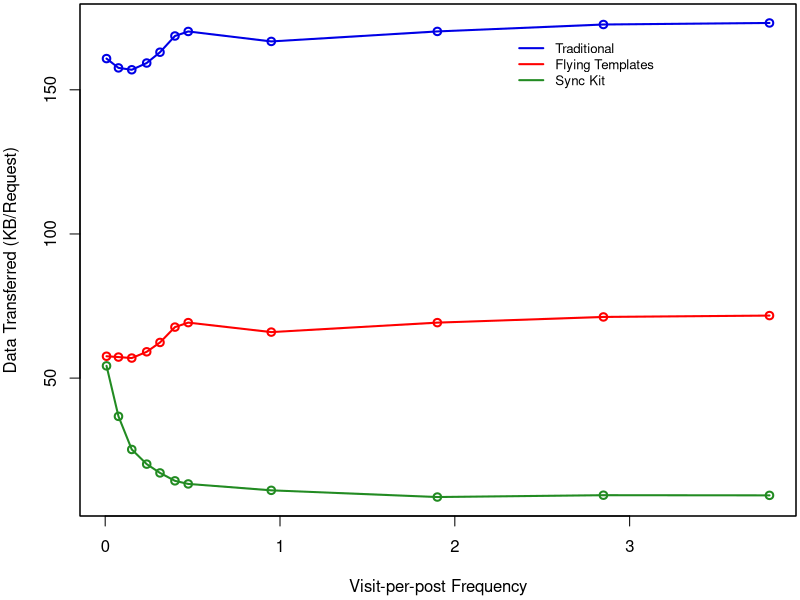

The R script that drew this image:

# ============================================================================
# PLOT 3
# Create a line graph of measured data transfer in bytes
# ----------------------------------------------------------------------------
# Parameters
#
# file,highest_rate,attempted_rate,avg_data
# test_freq_12_per_day_traditional.txt,133.600000,135,159456.000000
# test_freq_2_per_day_tokyo.txt,226.200000,193,61086.000000
# test_freq_24_per_day_synckit.txt,580.500000,503,13365.000000
#
# ============================================================================

tp <- read.csv("apache.csv",
    header=T,
    dec='.',
    na.strings=c('XXXXXXX')
)

# Aggregate across all the merged CSV file (this file should contain all 3)

# Average the data across each strategy
tpAgg <- aggregate(tp, 
                   by=list(tp$file, tp$strategy, tp$frequency), 
                   FUN=mean, 
                   na.rm=TRUE)

plot_colors <- c(rgb(r=0.0,g=0.0,b=0.9), "red", "forestgreen")

# Start PDF device driver to save output to figure.pdf
pdf(file="Figure_6_kb_transfered.pdf", height=3.5, width=5)

# Trim off excess margin space (bottom, left, top, right)par(mar=c(4.2, 3.8, 0.2, 0.2))
par(mar=c(4.2, 4, 0.2, 0.2))


# Graph autos using a y axis that uses the full range of value
# in autos_data. Label axes with smaller font and use larger 
# line widths.
plot(
    x=tpAgg[tpAgg$Group.2 == "Traditional",]$frequency*12/12.631578947,
    y=tpAgg[tpAgg$Group.2 == "Traditional",]$avg_data/1024, 
    type="o", 
       col=plot_colors[1], 
       ylim=range(tpAgg$avg_data/1024), 
       ann=T, 
       xlab="Visit-per-post Frequency",
       ylab="Data Transferred (KB/Request)", 
       cex.lab=1, 
       lwd=2
)

# # Make x axis tick marks without labels
# axis(1, lab=F)
# 
# # Plot y axis with smaller horizontal labels 
# axis(1, at=points[seq(7, length(points), 7)], lab=points[seq(7, length(points), 7)])
# axis(2, las=1, cex.axis=0.8)

# Create box around plot
box()
# 
# # Graph FT with thicker red dashed line
lines(
    tpAgg[tpAgg$Group.2 == "Flying Templates",]$frequency*12/12.631578947,
    tpAgg[tpAgg$Group.2 == "Flying Templates",]$avg_data/1024,
    type="o", 
    lty=1, 
    lwd=2, 
    col=plot_colors[2]
)
# 
# # Graph SK with thicker green dotted line
lines(
    tpAgg[tpAgg$Group.2 == "Sync Kit",]$frequency*12/12.631578947,
    tpAgg[tpAgg$Group.2 == "Sync Kit",]$avg_data/1024,
    type="o", 
    lty=1, 
    lwd=2, 
    col=plot_colors[3]
)

# Create a legend in the top-left corner that is slightly  
# smaller and has no border
legend(2.3, 170, c("Traditional", "Flying Templates", "Sync Kit"), cex=0.8, col=plot_colors, lty=1, lwd=2, bty="n");
  
# Turn off device driver (to flush output to PDF)
dev.off()


# Restore default margins
par(mar=c(5, 4, 4, 2) + 0.1)

